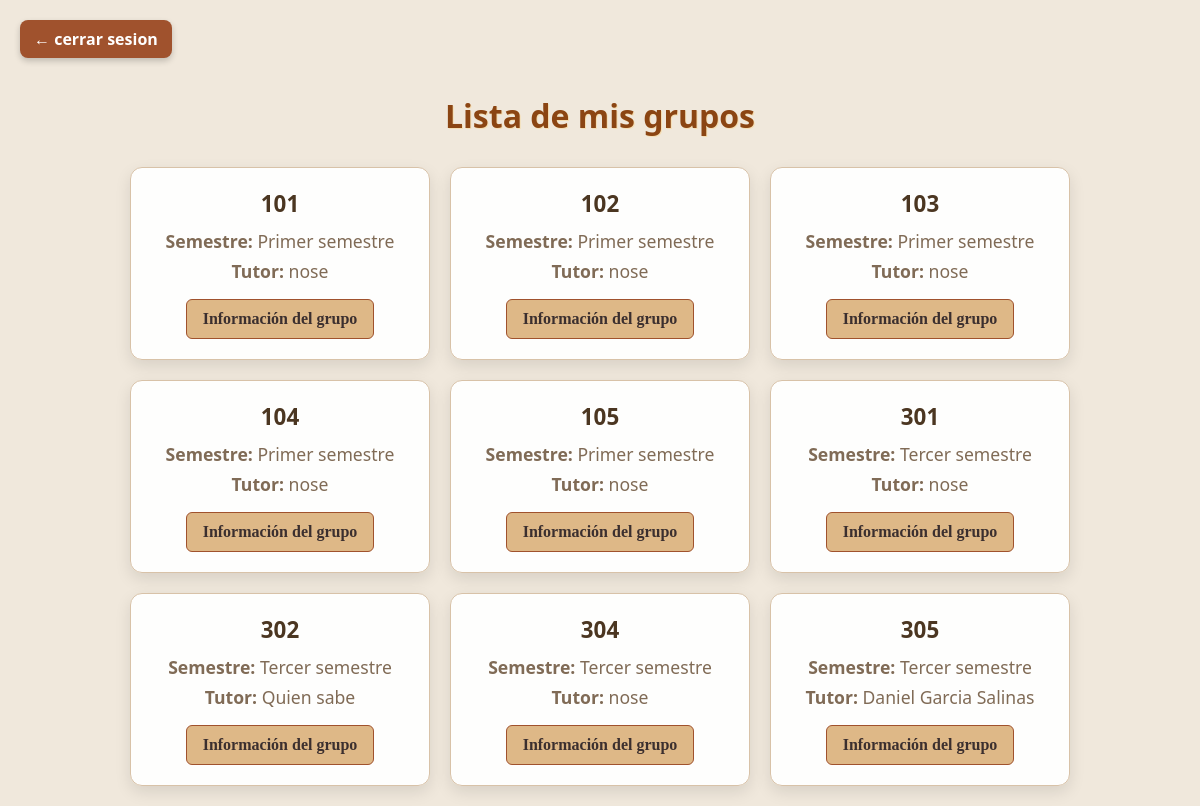
Screenshot of /docentes/menuDocente.php (signed in) with the database file from the repository.
### tables this page shows
CREATE TABLE `grupo` (
  `idGrupo` int(11) NOT NULL,
  `nombre` varchar(50) NOT NULL,
  `semestre` varchar(50) NOT NULL,
  `tutor` varchar(50) NOT NULL
);

### Docentes/assets/sentenciasSQL/gruposD.php (called while the page is built, shortened)
<?php
class Grupos {
    public function leerGruposPorProfesor($idProfesor) {
    require_once __DIR__ . "/../../../assets/sentenciasSQL/conexion.php";
    $stmt = $pdo->prepare("
        SELECT DISTINCT g.*
        FROM grupo g
        INNER JOIN grupo_materia gm ON g.idGrupo = gm.id_grupo
        WHERE gm.id_profesor = :idProfesor
        ORDER BY g.nombre ASC
    ");
    $stmt->execute([':idProfesor' => $idProfesor]);
    return $stmt->fetchAll(PDO::FETCH_ASSOC);
}
}
?>

### Docentes/menuDocente.php (the view, shortened to what this page needs)
<?php
require_once __DIR__ . "../assets/sentenciasSQL/gruposD.php";
$grupos = new Grupos();
$idProfesor = $_SESSION['DOCENTE']['idProfesor'];
$listaGrupos = $grupos->leerGruposPorProfesor($idProfesor);
?>
<!DOCTYPE html>
<html lang="es">
<head>
    <link rel="stylesheet" href="assets/css/gruposD.css">
</head>
<body>
    <a href="cerrar.php" class="back-arrow">&#8592; cerrar sesion</a>
    <header>
        <h1>Lista de mis grupos</h1>
    </header>
    <div class="container">
        <?php if (!empty($listaGrupos)): ?>
            <?php foreach ($listaGrupos as $grupo): ?>
                <div class="card">
                    <center>
                        <h2><?= htmlspecialchars($grupo['nombre'], ENT_QUOTES, 'UTF-8'); ?></h2>
                    </center>
                    <p><strong>Semestre:</strong> <?= htmlspecialchars($grupo['semestre'], ENT_QUOTES, 'UTF-8'); ?></p>
                    <p><strong>Tutor:</strong> <?= htmlspecialchars($grupo['tutor'], ENT_QUOTES, 'UTF-8'); ?></p>
                    <center>
                        <a class="btn" href="menuMateriasD.php?idGrupo=<?= $grupo['idGrupo']; ?>">
                            Información del grupo
                        </a>
                    </center>
                </div>
            <?php endforeach; ?>
        <?php else: ?>
            <p>No tienes grupos asignados.</p>
        <?php endif; ?>
    </div>
</body>
</html>

### Docentes/assets/css/gruposD.css (style rules this page uses)
* { box-sizing: border-box; }
body { margin: 0; font-family: 'Segoe UI', Tahoma, Geneva, Verdana, sans-serif; background-color: #f0e8dc; color: #5c4033; padding: 20px; }
header { text-align: center; margin-bottom: 30px; }
header h1 { font-size: 2rem; color: #8b4513; text-shadow: 1px 1px #f5deb3; }
.container { display: flex; flex-wrap: wrap; gap: 20px; justify-content: center; }
.card { background-color: rgba(255, 255, 255, 0.95); border: 1px solid #d8c2a8; border-radius: 12px; box-shadow: 0 6px 16px rgba(0, 0, 0, 0.1); padding: 20px; width: 300px; transition: transform 0.2s, box-shadow 0.2s; }
.card h2 { font-size: 1.4rem; margin-top: 0; margin-bottom: 10px; color: #4b3621; }
.card p { margin: 6px 0; font-size: 0.95rem; }
.btn { display: inline-block; margin-top: 10px; padding: 10px 16px; background-color: #deb887; color: #3b2f2f; border: 1px solid #a0522d; border-radius: 6px; text-decoration: none; font-weight: bold; font-family: 'Georgia', serif; transition: background-color 0.3s ease; }
.container p { text-align: center; font-size: 1.1rem; color: #806b56; }
.back-arrow { display: inline-block; margin-bottom: 15px; color: #a0522d; text-decoration: none; font-weight: bold; }

### Docentes/menuDocente.php (style rules this page uses)
.back-arrow { top: 12px; right: 15px; background-color: #a0522d; color: #fff; text-decoration: none; font-weight: bold; padding: 8px 14px; border-radius: 8px; transition: all 0.3s ease; box-shadow: 0 3px 6px rgba(0,0,0,0.2); }

### rows the page displays
grupo: nombre "101", semestre "Primer semestre", tutor "nose"
grupo: nombre "102", semestre "Primer semestre", tutor "nose"
grupo: nombre "103", semestre "Primer semestre", tutor "nose"
grupo: nombre "104", semestre "Primer semestre", tutor "nose"
grupo: nombre "105", semestre "Primer semestre", tutor "nose"
grupo: nombre "301", semestre "Tercer semestre", tutor "nose"
grupo: nombre "302", semestre "Tercer semestre", tutor "Quien sabe"
grupo: nombre "304", semestre "Tercer semestre", tutor "nose"
grupo: nombre "305", semestre "Tercer semestre", tutor "Daniel Garcia Salinas"
